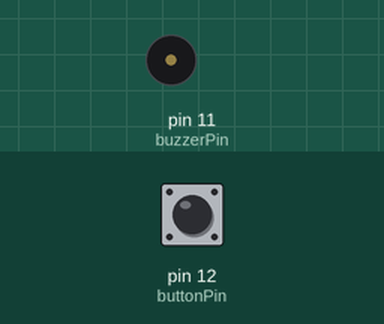
This program was run on a simulated Raspberry Pi (header pin numbers). Parts: buzzer (waves = sounding, pin HIGH). The test bench sets the inputs (shaded band); at power-on: pin 12 (buttonPin) HIGH. What the program prints to the terminal is not drawn.

Above: at 1.2 s.
1.3 s: pin 12 (buttonPin) pulled LOW for 0.15 s
At 1.37 s:
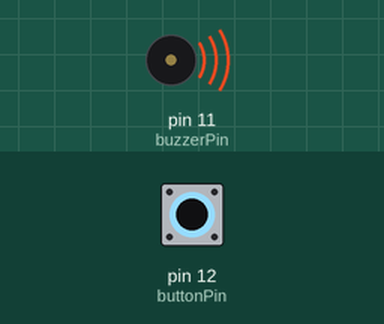
2.9 s: pin 12 (buttonPin) pulled LOW for 3.2 s
At 6.5 s:
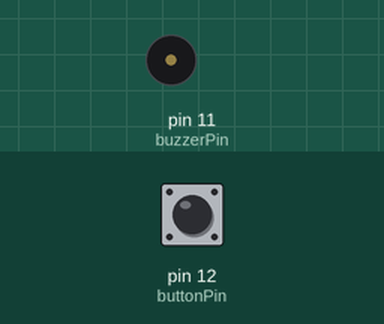
Timing chart, 0 to 8.0 s (numbered marks = the images above; inputs shaded):
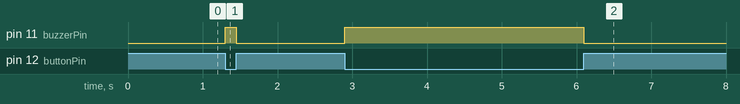

Measured:
- after the input at 1.3 s, pin 11 (buzzerPin): LOW → HIGH at once, → LOW 0.15 s later
- after the input at 2.9 s, pin 11 (buzzerPin): LOW → HIGH at once, → LOW 3.2 s later

The program:

Doorbell.py
```python
import RPi.GPIO as GPIO

buzzerPin = 11
buttonPin = 12

def setup():
	GPIO.setmode(GPIO.BOARD)
	GPIO.setup(buzzerPin, GPIO.OUT)
	GPIO.setup(buttonPin, GPIO.IN, pull_up_down=GPIO.PUD_UP)

def destroy():
	GPIO.cleanup()

if __name__ == '__main__':
	print('Start')
	setup()
	try:
		while True:
			if GPIO.input(buttonPin)==GPIO.LOW:
				GPIO.output(buzzerPin,GPIO.HIGH)
				print('On')
			else:
				GPIO.output(buzzerPin,GPIO.LOW)
				print('Off')
	except KeyboardInterrupt:
		destroy()
```
